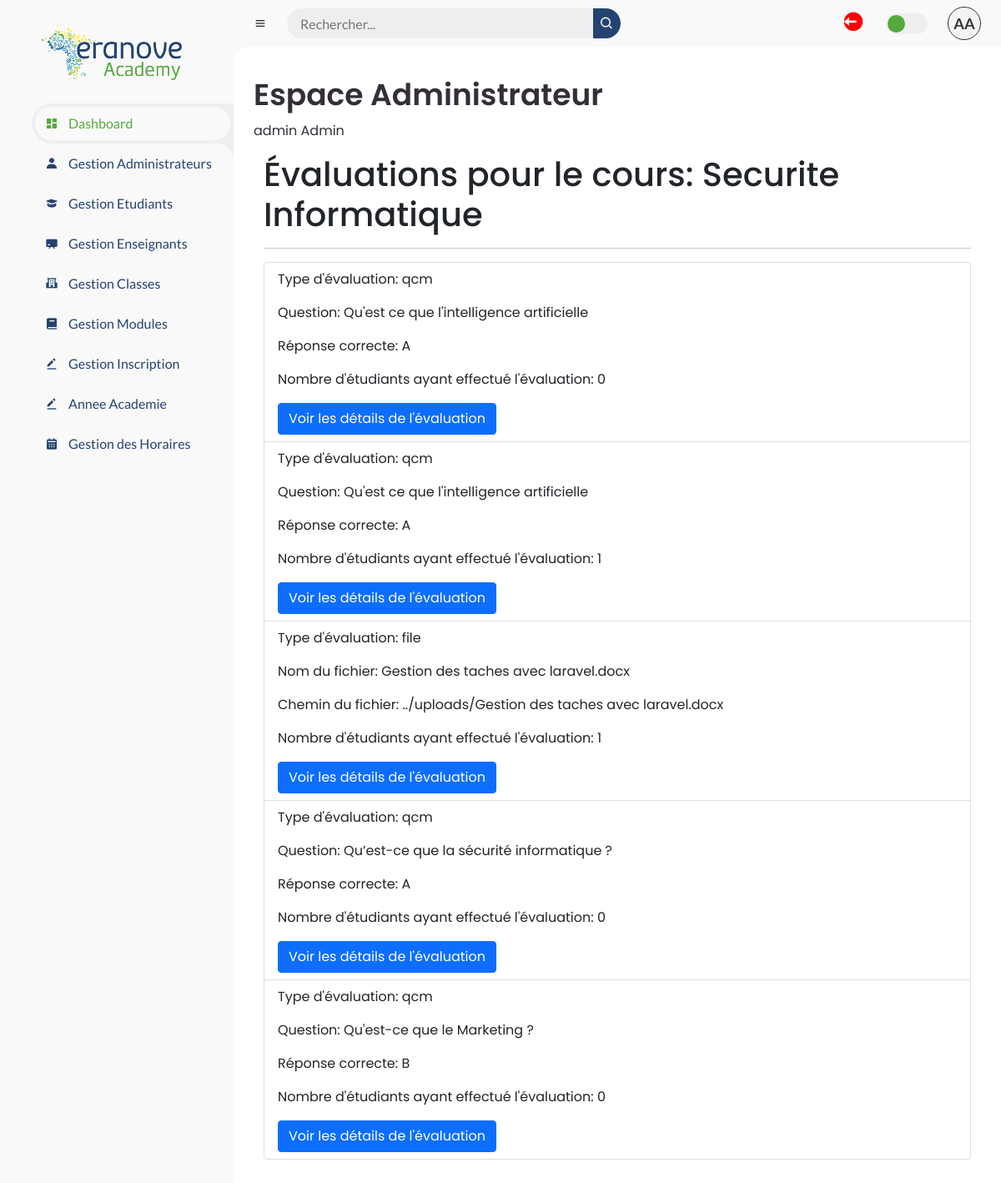
/admin/view_evaluations.php?course_id=1 (signed in), run on the app's committed database.
### tables this page shows
CREATE TABLE `courses` (
  `id` int(11) NOT NULL,
  `module_id` int(11) NOT NULL,
  `name` varchar(255) NOT NULL,
  `description` text NOT NULL
);

CREATE TABLE `evaluations` (
  `id` int(11) NOT NULL,
  `course_id` int(11) NOT NULL,
  `type` enum('qcm','file') NOT NULL,
  `question` varchar(255) DEFAULT NULL,
  `answer_a` varchar(255) DEFAULT NULL,
  `answer_b` varchar(255) DEFAULT NULL,
  `answer_c` varchar(255) DEFAULT NULL,
  `correct_answer` enum('A','B','C') DEFAULT NULL,
  `file_name` varchar(255) DEFAULT NULL,
  `file_path` varchar(255) DEFAULT NULL,
  `available_until` datetime DEFAULT NULL,
  `available_from` datetime DEFAULT NULL
);

### admin/view_evaluations.php (the view, shortened to what this page needs)
<?php
include '../admin/db.php';
$courseId = isset($_GET['course_id']) ? $_GET['course_id'] : null;
$sql = "SELECT * FROM courses WHERE id = ?";
$stmt = $pdo->prepare($sql);
$stmt->execute([$courseId]);
$course = $stmt->fetch();
$sql = "SELECT e.*, COUNT(er.student_id) as student_count
        FROM evaluations e
        LEFT JOIN evaluation_results er ON e.id = er.evaluation_id
        WHERE e.course_id = ?
        GROUP BY e.id";
$stmt = $pdo->prepare($sql);
$stmt->execute([$courseId]);
$evaluations = $stmt->fetchAll();
?>
<?php include 'layout/header.php'; ?>
<div class="container">
    <h1>Évaluations pour le cours: <?= htmlspecialchars($course['name']) ?></h1>
    <hr>
    <div class="list-group">
        <?php foreach ($evaluations as $evaluation): ?>
            <div class="list-group-item">
                <?php if (isset($evaluation['type'])): ?>
                    <p>Type d'évaluation: <?= htmlspecialchars($evaluation['type']) ?></p>
                    <?php if ($evaluation['type'] === 'qcm'): ?>
                        <p>Question: <?= htmlspecialchars($evaluation['question']) ?></p>
                        <p>Réponse correcte: <?= htmlspecialchars($evaluation['correct_answer']) ?></p>
                    <?php elseif ($evaluation['type'] === 'file'): ?>
                        <p>Nom du fichier: <?= htmlspecialchars($evaluation['file_name']) ?></p>
                        <p>Chemin du fichier: <?= htmlspecialchars($evaluation['file_path']) ?></p>
                    <?php endif; ?>
                <?php endif; ?>
                <p>Nombre d'étudiants ayant effectué l'évaluation: <?= $evaluation['student_count'] ?></p>
                <a href="view_evaluation_details.php?evaluation_id=<?= $evaluation['id'] ?>" class="btn btn-primary">Voir les détails de l'évaluation</a>
            </div>
        <?php endforeach; ?>
    </div>
</div>
<?php include 'layout/footer.php'; ?>

### admin/style.css (style rules this page uses)
* { margin: 0; padding: 0; box-sizing: border-box; }
a { text-decoration: none !important; }
:root { --poppins: 'Poppins', sans-serif; --lato: 'Lato', sans-serif; --light: #F9F9F9; --blue: #3C91E6; --light-blue: #CFE8FF; --grey: #eee; --dark-grey: #AAAAAA; --dark: #342E37; --red: #DB504A; --yellow: #FFCE26; --light-yellow: #FFF2C6; --orange: #FD7238; --light-orange: #FFE0D3; --light-vert: #61CE70; --light-gris: #7A7A7A; --light-orange: #FFE0D3; --light-blue: #6EC1EA; --light-black: #54595F; --blue-fonce: #254370; --noire-fonce: #333333; --light-green: #54A93D; }
html { overflow-x: hidden; }
body { background: var(--grey); overflow-x: hidden; }

### data on the page
courses: name "Securite Informatique"
evaluations: type "qcm", question "Qu'est ce que l'intelligence artificielle", correct_answer "A", student_count "0"
evaluations: type "qcm", question "Qu'est ce que l'intelligence artificielle", correct_answer "A", student_count "1"
evaluations: type "file", file_name "Gestion des taches avec laravel.docx", file_path "../uploads/Gestion des taches avec laravel.docx", student_count "1"
evaluations: type "qcm", question "Qu’est-ce que la sécurité informatique ?", correct_answer "A", student_count "0"
evaluations: type "qcm", question "Qu'est-ce que le Marketing ?", correct_answer "B", student_count "0"

### other printed values
$initials "AA"
$username "admin"
$prenom "Admin"
